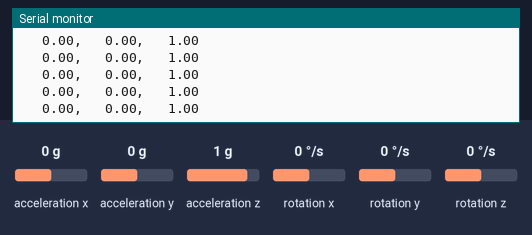
Bench run of a sketch on a simulated ESP32. On the bench: the last lines printed to the serial monitor. The inputs (shaded band) are chosen by the test bench; at power-on: acceleration x 0 g, acceleration y 0 g, acceleration z 1 g, rotation x 0 °/s, rotation y 0 °/s, rotation z 0 °/s.

Above: at 1.2 s.
1.3 s: acceleration x set to -1.4 g
At 2.3 s:
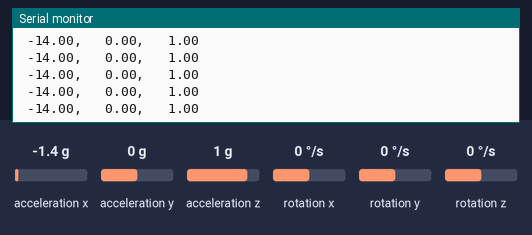
3.2 s: acceleration y set to -1.4 g
At 3.7 s:
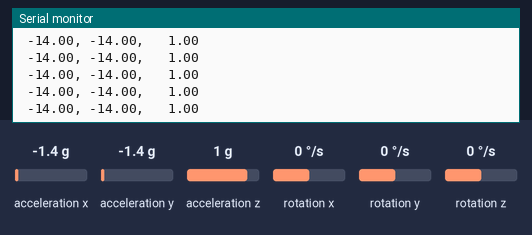
5.1 s: acceleration z set to -1.4 g
At 6.2 s:
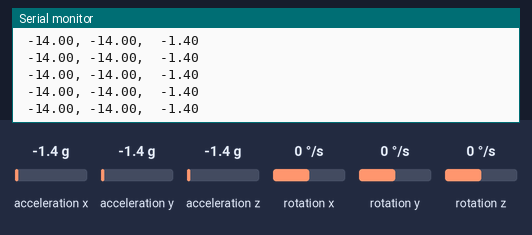
7.0 s: acceleration x set to -0.8 g
At 7.7 s:
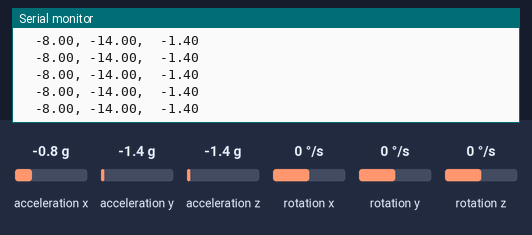
8.9 s: acceleration y set to -0.8 g
At 10.0 s:
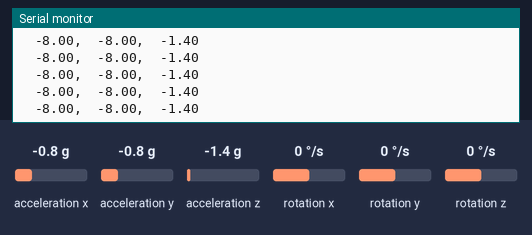
10.8 s: acceleration z set to 0 g
At 11.6 s:
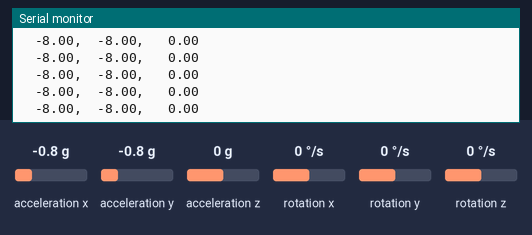

Measured:
- after the input at 1.3 s, the serial monitor: prints a new line at once (image 1)
- after the input at 3.2 s, the serial monitor: prints a new line at once (image 2)
- after the input at 5.1 s, the serial monitor: prints a new line at once (image 3)
- after the input at 7.0 s, the serial monitor: prints a new line at once (image 4)
- after the input at 8.9 s, the serial monitor: prints a new line at once (image 5)
- after the input at 10.8 s, the serial monitor: prints a new line at once (image 6)

The sketch:

M5ATOM_Matrix_MPU6886_01.ino
```cpp
#include <M5Atom.h>

float gyroX, gyroY, gyroZ;  // ジャイロデータ取得　→回転(左90 0/-50/0, 右90 0/50/0)
float ax, ay, az;  // 加速度データ取得　→傾き(X/Y/Z: 正 0/0/1, 左90 1/0/0, 右90 -1/0/0, 上90 0/-1/0, 下90 0/1/0)

void setup() {
  Serial.begin(115200);
  M5.begin();
  M5.IMU.Init();
}

void loop() {
  M5.IMU.getGyroData(&gyroX, &gyroY, &gyroZ);
  M5.IMU.getAccelData(&ax, &ay, &az);

  // ジャイロデータプロット
//  Serial.printf("%7.2f,%7.2f,%7.2f\n", gyroX * M5.IMU.gRes * 1, gyroY * M5.IMU.gRes * 100, gyroZ * M5.IMU.gRes * 10);

  // 加速度データプロット
//  Serial.printf("%7.2f,%7.2f,%7.2f\n", ax , ay , az);
  Serial.printf("%7.2f,%7.2f,%7.2f\n", ax * 10, ay * 10, az);

  delay(10);
}
```
